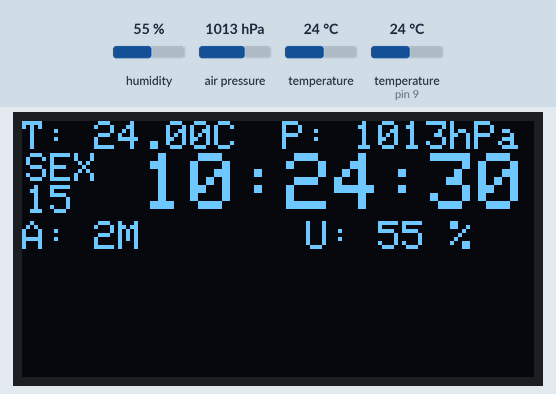
The program below on a simulated Arduino Nano, built with avr-gcc and run on an emulated ATmega328P. Parts: 128×64 one-colour display. Wiring (inferred from the names in the program): DHT11 sensor: data pin 9. Inputs (shaded band) come from the test bench; at power-on: humidity 55 %, air pressure 1013 hPa, temperature 24 °C, temperature (sensor on pin 9) 24 °C. The local clock reads 2024-03-15 10:24:30 at power-on unless the program sets it.

Above: at 1.2 s.
1.3 s: humidity set to 22 %
At 3.5 s:
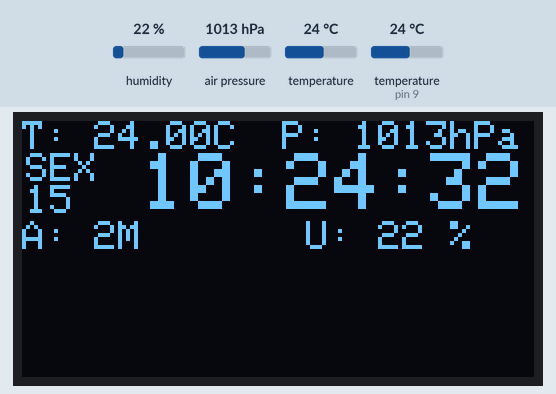
5.2 s: air pressure set to 952 hPa
At 7.2 s:
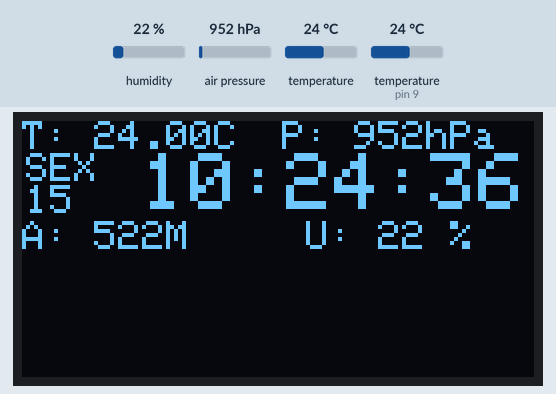
8.9 s: temperature (sensor 0) set to 12 °C
At 9.93 s:
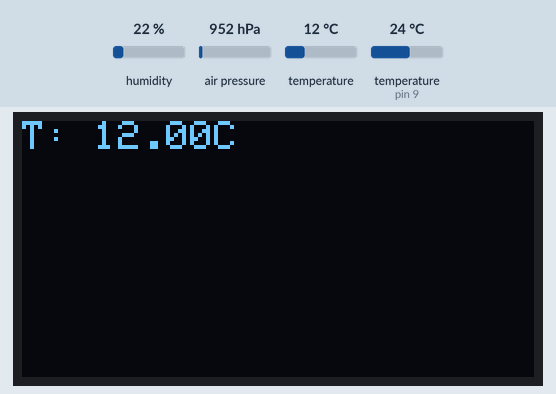
11.5 s: humidity set to 40 %
At 13.3 s:
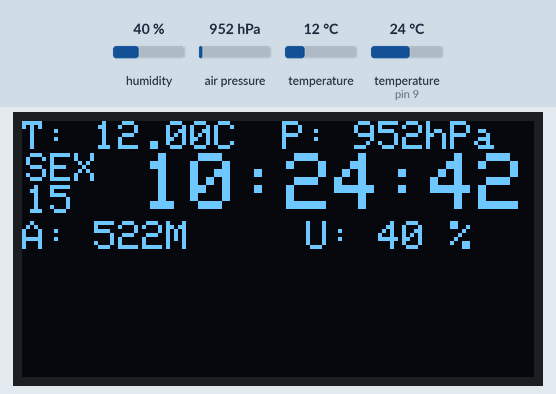
16.0 s: air pressure set to 975 hPa
At 16.4 s:
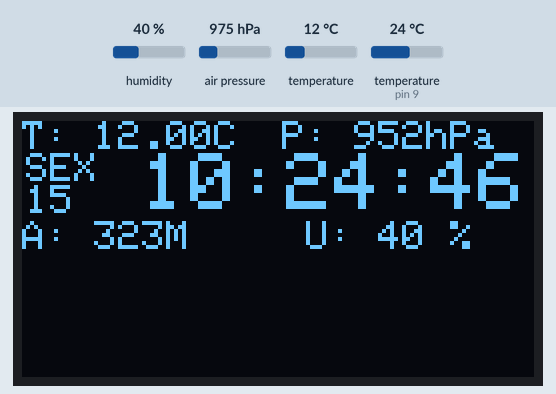
18.6 s: humidity set to 68 %
At 20.3 s:
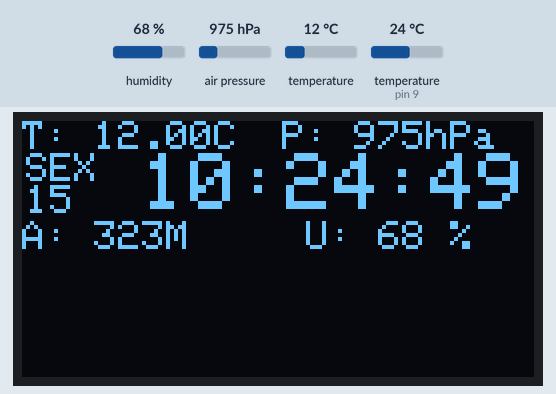
Timing chart, 0 to 21.8 s (numbered marks = the images above; inputs shaded):
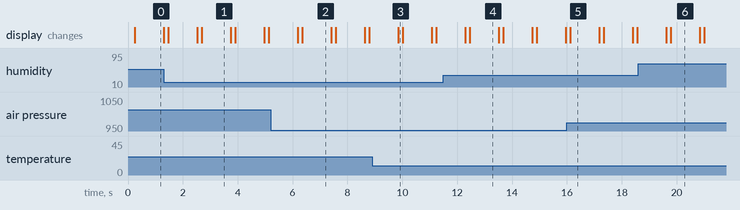

Measured:
- what the display in image 1 shows lasts 1.0 s, from 2.7 s to 3.7 s

The program:

main.cpp
```cpp
#include <Wire.h>
#include <SPI.h>
#include <../Adafruit_BMP280_Library-2.0.1/Adafruit_BMP280.h>
#include <../Adafruit_SSD1306-master/Adafruit_SSD1306.h>
#include <../DHT/dht.h>
#include <../RTClib-1.11.2/RTClib.h>
/*#define BMP_SCK  (13)
#define BMP_MISO (12)
#define BMP_MOSI (11)
#define BMP_CS   (10)*/
#define OLED_RESET 4
#define dht_dpin 9

const float fatorCorrecaoTemperatura = 0; //Adiciona para corrigir a distorção da temperatura;

char daysOfTheWeek[7][12] = {"DOM", "SEG", "TER","QUA",
                            "QUI", "SEX", "SAB"};
Adafruit_SSD1306 display(OLED_RESET);
Adafruit_BMP280 bmp;
dht sensorDht;
RTC_DS1307 rtc;


void writeText(String text,int fontSize, int posX, int posY);
void ajustDateHour();
String getDateNow();
String getHourNow();
String getDayOfWeek();
String getDay();

void setup() {
  display.begin(SSD1306_SWITCHCAPVCC, 0x3C);  // initialize with the I2C addr 0x3C (for the 128x64)
  Serial.println(F("BMP280 test"));
  if(!bmp.begin(0x76)){ //SE O SENSOR NÃO FOR INICIALIZADO NO ENDEREÇO I2C 0x76, FAZ
    Serial.println(F("Sensor BMP280 não foi identificado! Verifique as conexões.")); //IMPRIME O TEXTO NO MONITOR SERIAL
    while(1); //SEMPRE ENTRE NO LOOP
  }
  /* Default settings from datasheet. */
  bmp.setSampling(Adafruit_BMP280::MODE_NORMAL,     /* Operating Mode. */
                  Adafruit_BMP280::SAMPLING_X2,     /* Temp. oversampling */
                  Adafruit_BMP280::SAMPLING_X16,    /* Pressure oversampling */
                  Adafruit_BMP280::FILTER_X16,      /* Filtering. */
                  Adafruit_BMP280::STANDBY_MS_500); /* Standby time. */
 display.clearDisplay();
 //
 //Observação: Adicionar um  delay(200) se o ajuste do rtc não funcionar
 //rtc.adjust(DateTime(F(__DATE__), F(__TIME__)));

}

void loop() {
    double umidade = 0;
    display.clearDisplay();
    sensorDht.read11(dht_dpin);
    umidade = sensorDht.humidity;
    writeText( "T: " + (String(bmp.readTemperature()-fatorCorrecaoTemperatura) + "C "),1,0,0);
    writeText( "P: " + (String(int(bmp.readPressure()/100)) + "hPa"),1,65,0);
    writeText(getDayOfWeek(),1,1,8);
    writeText(getDay(),1,1,16);
    writeText(getHourNow(),2,30,8);
    writeText("A: "+(String(int(bmp.readAltitude(1013.25))))+"M",1,0,25);
    writeText(" U: "+(String(int(umidade-0)))+" %",1,65,25);
    delay(1000);
}

void writeText(String text,int fontSize, int posX, int posY) {
  display.setTextSize(fontSize);
  display.setTextColor(WHITE);
  display.setCursor(posX,posY);
  display.println(text);
  display.display();
}

String getDateNow(){
  DateTime now = rtc.now();
  String dataAtual;
  dataAtual = String(now.day(),DEC) + '/' + String(now.month(),DEC) + '/' + String(now.year(),DEC);
  return dataAtual;

}
String getHourNow(){
  DateTime now = rtc.now();
  String horaAtual;
  horaAtual = String(now.hour(),DEC) + ':' + String(now.minute(),DEC) + ':'+ String(now.second(),DEC);
 return horaAtual;
}
String getDayOfWeek(){
  DateTime now = rtc.now();
  return daysOfTheWeek[now.dayOfTheWeek()];
}
String getDay(){
  DateTime now = rtc.now();
  return String(now.day(),DEC);
}

void ajustDateHour(){
  DateTime now = rtc.now();
  rtc.adjust(DateTime(F(__DATE__), F(__TIME__)));
}
```
